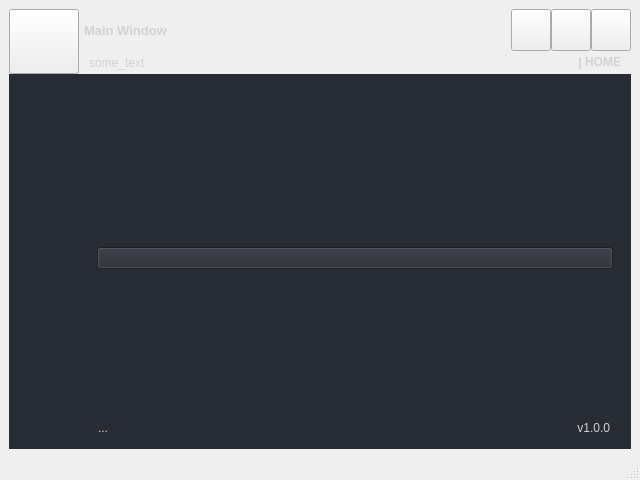
<?xml version="1.0" encoding="UTF-8"?>
<ui version="4.0">
 <class>MainWindow</class>
 <widget class="QMainWindow" name="MainWindow">
  <property name="geometry">
   <rect>
    <x>0</x>
    <y>0</y>
    <width>640</width>
    <height>480</height>
   </rect>
  </property>
  <property name="minimumSize">
   <size>
    <width>500</width>
    <height>400</height>
   </size>
  </property>
  <property name="windowTitle">
   <string>MainWindow</string>
  </property>
  <widget class="QWidget" name="centralwidget">
   <property name="styleSheet">
    <string notr="true">color: rgb(210, 210, 210);</string>
   </property>
   <layout class="QHBoxLayout" name="horizontalLayout">
    <item>
     <widget class="QFrame" name="frame_main">
      <property name="styleSheet">
       <string notr="true"/>
      </property>
      <property name="frameShape">
       <enum>QFrame::NoFrame</enum>
      </property>
      <property name="frameShadow">
       <enum>QFrame::Raised</enum>
      </property>
      <layout class="QVBoxLayout" name="verticalLayout">
       <property name="spacing">
        <number>0</number>
       </property>
       <property name="leftMargin">
        <number>0</number>
       </property>
       <property name="topMargin">
        <number>0</number>
       </property>
       <property name="rightMargin">
        <number>0</number>
       </property>
       <property name="bottomMargin">
        <number>0</number>
       </property>
       <item>
        <widget class="QFrame" name="frame_top">
         <property name="minimumSize">
          <size>
           <width>0</width>
           <height>65</height>
          </size>
         </property>
         <property name="maximumSize">
          <size>
           <width>16777215</width>
           <height>65</height>
          </size>
         </property>
         <property name="styleSheet">
          <string notr="true"/>
         </property>
         <property name="frameShape">
          <enum>QFrame::NoFrame</enum>
         </property>
         <property name="frameShadow">
          <enum>QFrame::Raised</enum>
         </property>
         <layout class="QHBoxLayout" name="horizontalLayout_3">
          <property name="spacing">
           <number>0</number>
          </property>
          <property name="leftMargin">
           <number>0</number>
          </property>
          <property name="topMargin">
           <number>0</number>
          </property>
          <property name="rightMargin">
           <number>0</number>
          </property>
          <property name="bottomMargin">
           <number>0</number>
          </property>
          <item>
           <widget class="QFrame" name="frame_toggle">
            <property name="maximumSize">
             <size>
              <width>70</width>
              <height>16777215</height>
             </size>
            </property>
            <property name="styleSheet">
             <string notr="true"/>
            </property>
            <property name="frameShape">
             <enum>QFrame::NoFrame</enum>
            </property>
            <property name="frameShadow">
             <enum>QFrame::Raised</enum>
            </property>
            <layout class="QVBoxLayout" name="verticalLayout_3">
             <property name="spacing">
              <number>0</number>
             </property>
             <property name="leftMargin">
              <number>0</number>
             </property>
             <property name="topMargin">
              <number>0</number>
             </property>
             <property name="rightMargin">
              <number>0</number>
             </property>
             <property name="bottomMargin">
              <number>0</number>
             </property>
             <item>
              <widget class="QPushButton" name="btn_toggle_menu">
               <property name="sizePolicy">
                <sizepolicy hsizetype="Expanding" vsizetype="Expanding">
                 <horstretch>0</horstretch>
                 <verstretch>0</verstretch>
                </sizepolicy>
               </property>
               <property name="styleSheet">
                <string notr="true"/>
               </property>
               <property name="text">
                <string/>
               </property>
              </widget>
             </item>
            </layout>
           </widget>
          </item>
          <item>
           <widget class="QFrame" name="frame_top_right">
            <property name="styleSheet">
             <string notr="true"/>
            </property>
            <property name="frameShape">
             <enum>QFrame::NoFrame</enum>
            </property>
            <property name="frameShadow">
             <enum>QFrame::Raised</enum>
            </property>
            <layout class="QVBoxLayout" name="verticalLayout_2">
             <property name="spacing">
              <number>0</number>
             </property>
             <property name="leftMargin">
              <number>0</number>
             </property>
             <property name="topMargin">
              <number>0</number>
             </property>
             <property name="rightMargin">
              <number>0</number>
             </property>
             <property name="bottomMargin">
              <number>0</number>
             </property>
             <item>
              <widget class="QFrame" name="frame_top_btns">
               <property name="maximumSize">
                <size>
                 <width>16777215</width>
                 <height>42</height>
                </size>
               </property>
               <property name="styleSheet">
                <string notr="true"/>
               </property>
               <property name="frameShape">
                <enum>QFrame::NoFrame</enum>
               </property>
               <property name="frameShadow">
                <enum>QFrame::Raised</enum>
               </property>
               <layout class="QHBoxLayout" name="horizontalLayout_4">
                <property name="spacing">
                 <number>0</number>
                </property>
                <property name="leftMargin">
                 <number>0</number>
                </property>
                <property name="topMargin">
                 <number>0</number>
                </property>
                <property name="rightMargin">
                 <number>0</number>
                </property>
                <property name="bottomMargin">
                 <number>0</number>
                </property>
                <item>
                 <widget class="QFrame" name="frame_label_top_btns">
                  <property name="sizePolicy">
                   <sizepolicy hsizetype="Expanding" vsizetype="Preferred">
                    <horstretch>0</horstretch>
                    <verstretch>0</verstretch>
                   </sizepolicy>
                  </property>
                  <property name="frameShape">
                   <enum>QFrame::NoFrame</enum>
                  </property>
                  <property name="frameShadow">
                   <enum>QFrame::Raised</enum>
                  </property>
                  <layout class="QHBoxLayout" name="horizontalLayout_10">
                   <property name="spacing">
                    <number>0</number>
                   </property>
                   <property name="leftMargin">
                    <number>5</number>
                   </property>
                   <property name="topMargin">
                    <number>0</number>
                   </property>
                   <property name="rightMargin">
                    <number>10</number>
                   </property>
                   <property name="bottomMargin">
                    <number>0</number>
                   </property>
                   <item>
                    <widget class="QLabel" name="label_title_bar_top">
                     <property name="font">
                      <font>
                       <pointsize>10</pointsize>
                       <bold>true</bold>
                      </font>
                     </property>
                     <property name="styleSheet">
                      <string notr="true"/>
                     </property>
                     <property name="text">
                      <string>Main Window</string>
                     </property>
                    </widget>
                   </item>
                  </layout>
                 </widget>
                </item>
                <item alignment="Qt::AlignRight">
                 <widget class="QFrame" name="frame_btns_right">
                  <property name="sizePolicy">
                   <sizepolicy hsizetype="Expanding" vsizetype="Preferred">
                    <horstretch>0</horstretch>
                    <verstretch>0</verstretch>
                   </sizepolicy>
                  </property>
                  <property name="maximumSize">
                   <size>
                    <width>120</width>
                    <height>16777215</height>
                   </size>
                  </property>
                  <property name="frameShape">
                   <enum>QFrame::NoFrame</enum>
                  </property>
                  <property name="frameShadow">
                   <enum>QFrame::Raised</enum>
                  </property>
                  <layout class="QHBoxLayout" name="horizontalLayout_5">
                   <property name="spacing">
                    <number>0</number>
                   </property>
                   <property name="leftMargin">
                    <number>0</number>
                   </property>
                   <property name="topMargin">
                    <number>0</number>
                   </property>
                   <property name="rightMargin">
                    <number>0</number>
                   </property>
                   <property name="bottomMargin">
                    <number>0</number>
                   </property>
                   <item>
                    <widget class="QPushButton" name="btn_minimize">
                     <property name="sizePolicy">
                      <sizepolicy hsizetype="Minimum" vsizetype="Expanding">
                       <horstretch>0</horstretch>
                       <verstretch>0</verstretch>
                      </sizepolicy>
                     </property>
                     <property name="minimumSize">
                      <size>
                       <width>40</width>
                       <height>0</height>
                      </size>
                     </property>
                     <property name="maximumSize">
                      <size>
                       <width>40</width>
                       <height>16777215</height>
                      </size>
                     </property>
                     <property name="toolTip">
                      <string>Minimize</string>
                     </property>
                     <property name="styleSheet">
                      <string notr="true"/>
                     </property>
                     <property name="text">
                      <string/>
                     </property>
                     <property name="icon">
                      <iconset resource="files.qrc">
                       <normaloff>:/16x16/icons/16x16/cil-window-minimize.png</normaloff>:/16x16/icons/16x16/cil-window-minimize.png</iconset>
                     </property>
                    </widget>
                   </item>
                   <item>
                    <widget class="QPushButton" name="btn_maximize_restore">
                     <property name="sizePolicy">
                      <sizepolicy hsizetype="Minimum" vsizetype="Expanding">
                       <horstretch>0</horstretch>
                       <verstretch>0</verstretch>
                      </sizepolicy>
                     </property>
                     <property name="minimumSize">
                      <size>
                       <width>40</width>
                       <height>0</height>
                      </size>
                     </property>
                     <property name="maximumSize">
                      <size>
                       <width>40</width>
                       <height>16777215</height>
                      </size>
                     </property>
                     <property name="toolTip">
                      <string>Maximize</string>
                     </property>
                     <property name="styleSheet">
                      <string notr="true"/>
                     </property>
                     <property name="text">
                      <string/>
                     </property>
                     <property name="icon">
                      <iconset resource="files.qrc">
                       <normaloff>:/16x16/icons/16x16/cil-window-maximize.png</normaloff>:/16x16/icons/16x16/cil-window-maximize.png</iconset>
                     </property>
                    </widget>
                   </item>
                   <item>
                    <widget class="QPushButton" name="btn_close">
                     <property name="sizePolicy">
                      <sizepolicy hsizetype="Minimum" vsizetype="Expanding">
                       <horstretch>0</horstretch>
                       <verstretch>0</verstretch>
                      </sizepolicy>
                     </property>
                     <property name="minimumSize">
                      <size>
                       <width>40</width>
                       <height>0</height>
                      </size>
                     </property>
                     <property name="maximumSize">
                      <size>
                       <width>40</width>
                       <height>16777215</height>
                      </size>
                     </property>
                     <property name="toolTip">
                      <string>Close</string>
                     </property>
                     <property name="styleSheet">
                      <string notr="true"/>
                     </property>
                     <property name="text">
                      <string/>
                     </property>
                     <property name="icon">
                      <iconset resource="files.qrc">
                       <normaloff>:/16x16/icons/16x16/cil-x.png</normaloff>:/16x16/icons/16x16/cil-x.png</iconset>
                     </property>
                    </widget>
                   </item>
                  </layout>
                 </widget>
                </item>
               </layout>
              </widget>
             </item>
             <item>
              <widget class="QFrame" name="frame_top_info">
               <property name="maximumSize">
                <size>
                 <width>16777215</width>
                 <height>65</height>
                </size>
               </property>
               <property name="styleSheet">
                <string notr="true"/>
               </property>
               <property name="frameShape">
                <enum>QFrame::NoFrame</enum>
               </property>
               <property name="frameShadow">
                <enum>QFrame::Raised</enum>
               </property>
               <layout class="QHBoxLayout" name="horizontalLayout_8">
                <property name="spacing">
                 <number>0</number>
                </property>
                <property name="leftMargin">
                 <number>10</number>
                </property>
                <property name="topMargin">
                 <number>0</number>
                </property>
                <property name="rightMargin">
                 <number>10</number>
                </property>
                <property name="bottomMargin">
                 <number>0</number>
                </property>
                <item>
                 <widget class="QLabel" name="label_top_info_1">
                  <property name="maximumSize">
                   <size>
                    <width>16777215</width>
                    <height>15</height>
                   </size>
                  </property>
                  <property name="font">
                   <font/>
                  </property>
                  <property name="styleSheet">
                   <string notr="true"/>
                  </property>
                  <property name="text">
                   <string>some_text</string>
                  </property>
                 </widget>
                </item>
                <item>
                 <widget class="QLabel" name="label_top_info_2">
                  <property name="minimumSize">
                   <size>
                    <width>0</width>
                    <height>0</height>
                   </size>
                  </property>
                  <property name="maximumSize">
                   <size>
                    <width>250</width>
                    <height>20</height>
                   </size>
                  </property>
                  <property name="font">
                   <font>
                    <bold>true</bold>
                   </font>
                  </property>
                  <property name="styleSheet">
                   <string notr="true"/>
                  </property>
                  <property name="text">
                   <string>| HOME</string>
                  </property>
                  <property name="alignment">
                   <set>Qt::AlignRight|Qt::AlignTrailing|Qt::AlignVCenter</set>
                  </property>
                 </widget>
                </item>
               </layout>
              </widget>
             </item>
            </layout>
           </widget>
          </item>
         </layout>
        </widget>
       </item>
       <item>
        <widget class="QFrame" name="frame_center">
         <property name="sizePolicy">
          <sizepolicy hsizetype="Expanding" vsizetype="Expanding">
           <horstretch>0</horstretch>
           <verstretch>0</verstretch>
          </sizepolicy>
         </property>
         <property name="styleSheet">
          <string notr="true">background-color: rgb(40, 44, 52);</string>
         </property>
         <property name="frameShape">
          <enum>QFrame::NoFrame</enum>
         </property>
         <property name="frameShadow">
          <enum>QFrame::Raised</enum>
         </property>
         <layout class="QHBoxLayout" name="horizontalLayout_2">
          <property name="spacing">
           <number>0</number>
          </property>
          <property name="leftMargin">
           <number>0</number>
          </property>
          <property name="topMargin">
           <number>0</number>
          </property>
          <property name="rightMargin">
           <number>0</number>
          </property>
          <property name="bottomMargin">
           <number>0</number>
          </property>
          <item>
           <widget class="QFrame" name="frame_left_menu">
            <property name="sizePolicy">
             <sizepolicy hsizetype="Preferred" vsizetype="Preferred">
              <horstretch>0</horstretch>
              <verstretch>0</verstretch>
             </sizepolicy>
            </property>
            <property name="minimumSize">
             <size>
              <width>70</width>
              <height>0</height>
             </size>
            </property>
            <property name="maximumSize">
             <size>
              <width>70</width>
              <height>16777215</height>
             </size>
            </property>
            <property name="layoutDirection">
             <enum>Qt::LeftToRight</enum>
            </property>
            <property name="styleSheet">
             <string notr="true"/>
            </property>
            <property name="frameShape">
             <enum>QFrame::NoFrame</enum>
            </property>
            <property name="frameShadow">
             <enum>QFrame::Raised</enum>
            </property>
            <layout class="QVBoxLayout" name="verticalLayout_5">
             <property name="spacing">
              <number>1</number>
             </property>
             <property name="leftMargin">
              <number>0</number>
             </property>
             <property name="topMargin">
              <number>0</number>
             </property>
             <property name="rightMargin">
              <number>0</number>
             </property>
             <property name="bottomMargin">
              <number>0</number>
             </property>
             <item alignment="Qt::AlignTop">
              <widget class="QFrame" name="frame_menus">
               <property name="frameShape">
                <enum>QFrame::NoFrame</enum>
               </property>
               <property name="frameShadow">
                <enum>QFrame::Raised</enum>
               </property>
               <layout class="QVBoxLayout" name="layout_menus">
                <property name="spacing">
                 <number>0</number>
                </property>
                <property name="leftMargin">
                 <number>0</number>
                </property>
                <property name="topMargin">
                 <number>0</number>
                </property>
                <property name="rightMargin">
                 <number>0</number>
                </property>
                <property name="bottomMargin">
                 <number>0</number>
                </property>
               </layout>
              </widget>
             </item>
             <item alignment="Qt::AlignBottom">
              <widget class="QFrame" name="frame_extra_menus">
               <property name="sizePolicy">
                <sizepolicy hsizetype="Preferred" vsizetype="Preferred">
                 <horstretch>0</horstretch>
                 <verstretch>0</verstretch>
                </sizepolicy>
               </property>
               <property name="frameShape">
                <enum>QFrame::NoFrame</enum>
               </property>
               <property name="frameShadow">
                <enum>QFrame::Raised</enum>
               </property>
               <layout class="QVBoxLayout" name="layout_menu_bottom">
                <property name="spacing">
                 <number>10</number>
                </property>
                <property name="leftMargin">
                 <number>0</number>
                </property>
                <property name="topMargin">
                 <number>0</number>
                </property>
                <property name="rightMargin">
                 <number>0</number>
                </property>
                <property name="bottomMargin">
                 <number>25</number>
                </property>
               </layout>
              </widget>
             </item>
            </layout>
           </widget>
          </item>
          <item>
           <widget class="QFrame" name="frame_main_content">
            <property name="styleSheet">
             <string notr="true"/>
            </property>
            <property name="frameShape">
             <enum>QFrame::NoFrame</enum>
            </property>
            <property name="frameShadow">
             <enum>QFrame::Raised</enum>
            </property>
            <layout class="QVBoxLayout" name="verticalLayout_4">
             <item>
              <widget class="QFrame" name="frame_clock_widget">
               <property name="sizePolicy">
                <sizepolicy hsizetype="Maximum" vsizetype="Maximum">
                 <horstretch>0</horstretch>
                 <verstretch>0</verstretch>
                </sizepolicy>
               </property>
               <layout class="QHBoxLayout" name="horizontalLayout_9"/>
              </widget>
             </item>
             <item>
              <widget class="QFrame" name="frame_content">
               <property name="sizePolicy">
                <sizepolicy hsizetype="Minimum" vsizetype="Minimum">
                 <horstretch>0</horstretch>
                 <verstretch>0</verstretch>
                </sizepolicy>
               </property>
               <property name="frameShape">
                <enum>QFrame::NoFrame</enum>
               </property>
               <property name="frameShadow">
                <enum>QFrame::Raised</enum>
               </property>
               <layout class="QHBoxLayout" name="horizontalLayout_17">
                <item>
                 <widget class="QPushButton" name="pushButton">
                  <property name="text">
                   <string/>
                  </property>
                 </widget>
                </item>
               </layout>
              </widget>
             </item>
             <item>
              <widget class="QFrame" name="frame_grip">
               <property name="minimumSize">
                <size>
                 <width>0</width>
                 <height>25</height>
                </size>
               </property>
               <property name="maximumSize">
                <size>
                 <width>16777215</width>
                 <height>25</height>
                </size>
               </property>
               <property name="styleSheet">
                <string notr="true"/>
               </property>
               <property name="frameShape">
                <enum>QFrame::NoFrame</enum>
               </property>
               <property name="frameShadow">
                <enum>QFrame::Raised</enum>
               </property>
               <layout class="QHBoxLayout" name="horizontalLayout_6">
                <property name="spacing">
                 <number>0</number>
                </property>
                <property name="leftMargin">
                 <number>0</number>
                </property>
                <property name="topMargin">
                 <number>0</number>
                </property>
                <property name="rightMargin">
                 <number>2</number>
                </property>
                <property name="bottomMargin">
                 <number>0</number>
                </property>
                <item>
                 <widget class="QFrame" name="frame_label_bottom">
                  <property name="frameShape">
                   <enum>QFrame::NoFrame</enum>
                  </property>
                  <property name="frameShadow">
                   <enum>QFrame::Raised</enum>
                  </property>
                  <layout class="QHBoxLayout" name="horizontalLayout_7">
                   <property name="spacing">
                    <number>0</number>
                   </property>
                   <property name="leftMargin">
                    <number>10</number>
                   </property>
                   <property name="topMargin">
                    <number>0</number>
                   </property>
                   <property name="rightMargin">
                    <number>10</number>
                   </property>
                   <property name="bottomMargin">
                    <number>0</number>
                   </property>
                   <item>
                    <widget class="QLabel" name="label_credits">
                     <property name="font">
                      <font/>
                     </property>
                     <property name="styleSheet">
                      <string notr="true"/>
                     </property>
                     <property name="text">
                      <string>...</string>
                     </property>
                    </widget>
                   </item>
                   <item>
                    <widget class="QLabel" name="label_version">
                     <property name="maximumSize">
                      <size>
                       <width>100</width>
                       <height>16777215</height>
                      </size>
                     </property>
                     <property name="font">
                      <font/>
                     </property>
                     <property name="styleSheet">
                      <string notr="true"/>
                     </property>
                     <property name="text">
                      <string>v1.0.0</string>
                     </property>
                     <property name="alignment">
                      <set>Qt::AlignRight|Qt::AlignTrailing|Qt::AlignVCenter</set>
                     </property>
                    </widget>
                   </item>
                  </layout>
                 </widget>
                </item>
               </layout>
              </widget>
             </item>
            </layout>
           </widget>
          </item>
         </layout>
        </widget>
       </item>
      </layout>
     </widget>
    </item>
   </layout>
  </widget>
  <widget class="QMenuBar" name="menubar">
   <property name="geometry">
    <rect>
     <x>0</x>
     <y>0</y>
     <width>640</width>
     <height>22</height>
    </rect>
   </property>
  </widget>
  <widget class="QStatusBar" name="statusbar"/>
 </widget>
 <resources>
  <include location="files.qrc"/>
 </resources>
 <connections/>
</ui>
